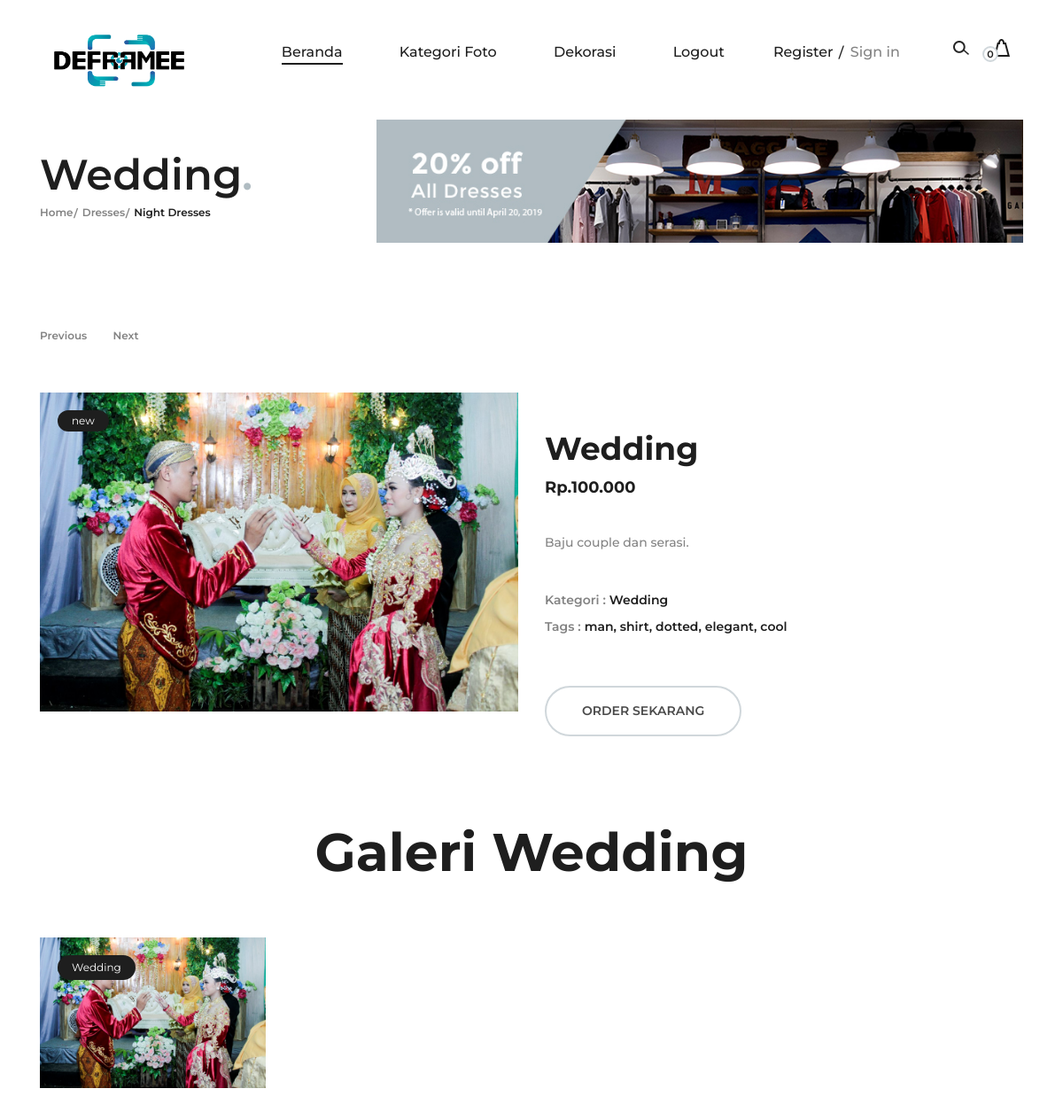
Screenshot of /Customer/Kategori/detail_kategori/2 with the database file from the repository.
### tables this page shows
CREATE TABLE `galeri` (
  `id_galeri` int(11) NOT NULL,
  `foto` varchar(30) NOT NULL,
  `id_kategori` varchar(30) NOT NULL
);

CREATE TABLE `kategori` (
  `id_kategori` int(35) NOT NULL,
  `nama_kategori` varchar(50) NOT NULL,
  `harga` int(11) NOT NULL,
  `deskripsi` text NOT NULL
);

### application/controllers/Customer/Kategori.php (called while the page is built, shortened)
<?php
class Kategori extends CI_Controller
{
    function __construct()
    {
        $this->load->helper(array('url'));
    }
    public function detail_kategori($id_kategori = null)
    {
        $this->db->join('galeri', 'galeri.id_kategori=kategori.id_kategori');
        $this->db->where('kategori.id_kategori', $id_kategori);
        $data['kategori'] = $this->db->get('kategori')->row_array();
        $this->db->join('kategori', 'galeri.id_kategori=kategori.id_kategori');
        $this->db->where('galeri.id_kategori', $id_kategori);
        $data['galeri'] = $this->db->get('galeri')->result();
        $this->load->view('Customer/v_detail_kategori', $data);
    }
}

### index.php (called while the page is built, shortened)
<?php
require_once BASEPATH.'core/CodeIgniter.php';

### application/views/Customer/v_detail_kategori.php (the view, shortened to what this page needs)
<body>
    <section class="page-add">
        <div class="container">
            <div class="row">
                <div class="col-lg-4">
                    <div class="page-breadcrumb">
                        <h2> <?= $kategori['nama_kategori'] ?><span>.</span></h2>
                        <a href="#">Home</a>
                        <a href="#">Dresses</a>
                        <a class="active" href="#">Night Dresses</a>
                    </div>
                </div>
                <div class="col-lg-8">
                    <img src="img/add.jpg" alt="">
                </div>
            </div>
        </div>
    </section>
    <section class="product-page">
        <div class="container">
            <div class="product-control">
                <a href="#">Previous</a>
                <a href="#">Next</a>
            </div>
            <div class="row">
                <div class="col-lg-6">
                    <div class="product-slider owl-carousel">
                        <div class="product-img">
                            <figure>
                                <img src="<?= base_url() ?>assets/studio/img/<?= $kategori['foto'] ?>" alt="">
                                <div class="p-status">new</div>
                            </figure>
                        </div>
                    </div>
                </div>
                <div class="col-lg-6">
                    <div class="product-content">
                        <h2><?= $kategori['nama_kategori'] ?></h2>
                        <div class="pc-meta">
                            <h5>Rp.<?= number_format($kategori['harga'], 0, ',', '.')  ?></h5>
                        </div>
                        <p><?= $kategori['deskripsi'] ?>.</p>
                        <ul class="tags">
                            <li><span>Kategori :</span> <?= $kategori['nama_kategori'] ?></li>
                            <li><span>Tags :</span> man, shirt, dotted, elegant, cool</li>
                        </ul>
                        <a href="<?= base_url('Customer/Pemesanan/pemesanan/' . $kategori['id_kategori']) ?>" class="primary-btn pc-btn">Order Sekarang</a>
                    </div>
                </div>
            </div>
        </div>
    </section>
    <section class="related-product spad">
        <div class="container">
            <div class="row">
                <div class="col-lg-12 text-center">
                    <div class="section-title">
                        <h2>Galeri <?= $kategori['nama_kategori'] ?></h2>
                    </div>
                </div>
            </div>
            <div class="row">
                <?php foreach ($galeri as $i) { ?>
                    <div class="col-lg-3 col-sm-6">
                        <div class="single-product-item">
                            <figure>
                                <a href="<?= base_url() ?>assets/studio/img/<?= $i->foto ?>"><img src="<?= base_url() ?>assets/studio/img/<?= $i->foto ?>" alt=""></a>
                                <div class="p-status"><?= $i->nama_kategori ?></div>
                            </figure>
                        </div>
                    </div>
                <?php } ?>
            </div>
        </div>
    </section>
</body>
</html>

### assets/studio/css/style.css (style rules this page uses)
html, body { height: 100%; font-family: "Montserrat", sans-serif; -webkit-font-smoothing: antialiased; font-smoothing: antialiased; background: none; }
h1, h2, h3, h4, h5, h6 { margin: 0; color: #111111; font-weight: 500; font-family: "Montserrat", sans-serif; }
h2 { font-size: 36px; }
h5 { font-size: 18px; }
p { font-size: 15px; color: #7b7b7b; font-weight: 400; line-height: 1.6; font-family: "Montserrat", sans-serif; margin: 0 0 15px 0; }
img { max-width: 100%; }
ul, ol { padding: 0; margin: 0; }
.section-title h2 { color: #1e1e1e; font-size: 60px; font-weight: 700; }
.spad { padding-top: 100px; padding-bottom: 100px; }
.primary-btn { color: #fff; display: inline-block; font-size: 14px; font-weight: 600; padding: 16px 40px; border: 2px solid #fff; border-radius: 50px; text-transform: uppercase; }
.single-product-item { margin-bottom: 30px; }
.single-product-item figure { margin-bottom: 40px; position: relative; overflow: hidden; }
.single-product-item figure img { min-width: 100%; }
.single-product-item figure .p-status { position: absolute; left: 20px; top: 20px; padding: 5px 16px; font-size: 12px; background: #1e1e1e; color: #fff; border-radius: 50px; }
.page-add { padding-top: 31px; margin-bottom: 92px; }
.page-add .page-breadcrumb { padding-top: 34px; }
.page-add .page-breadcrumb h2 { color: #1e1e1e; font-size: 48px; font-weight: 600; }
.page-add .page-breadcrumb h2 span { color: #B0BCC2; }
.page-add .page-breadcrumb a { color: #838383; display: inline-block; font-size: 12px; font-weight: 600; margin-right: 6px; position: relative; }
.page-add .page-breadcrumb a.active { color: #1e1e1e; }
.page-add .page-breadcrumb a:last-child:after { display: none; }
.page-add .page-breadcrumb a:after { position: absolute; top: 1px; right: -5px; content: "/"; }
.product-control { margin-bottom: 53px; }
.product-control a { color: #838383; display: inline-block; font-size: 12px; font-weight: 600; margin-right: 25px; }
.product-img figure { margin: 0; position: relative; }
.product-img figure img { min-width: 100%; }
.product-img figure .p-status { position: absolute; left: 20px; top: 20px; padding: 3px 16px; font-size: 12px; background: #1e1e1e; color: #fff; border-radius: 50px; }
.product-content { padding-top: 42px; }
.product-content h2 { color: #1e1e1e; font-weight: 700; margin-bottom: 12px; }
.product-content .pc-meta { margin-bottom: 35px; }
.product-content .pc-meta h5 { color: #1e1e1e; font-weight: 700; margin-bottom: 18px; }
.product-content p { color: #838383; font-size: 14px; font-weight: 500; line-height: 30px; margin-bottom: 35px; }
.product-content .tags { margin-bottom: 52px; }
.product-content .tags li { color: #1e1e1e; font-size: 14px; font-weight: 600; line-height: 30px; list-style: none; }
.product-content .tags li span { color: #838383; }
.product-content .pc-btn { border-color: #D0D7DB; color: #4a4a4a; }
.related-product { padding-top: 95px; padding-bottom: 65px; }
.related-product .section-title { margin-bottom: 60px; }

### rows the page displays
galeri: id_kategori.nama_kategori "Wedding", foto (picture), id_kategori.harga "100.000", id_kategori.deskripsi "Baju couple dan serasi"

### other values shown
$total->total "0"
